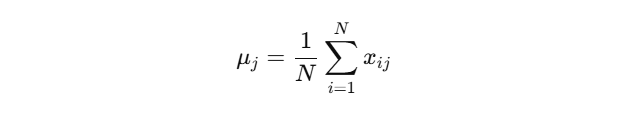
#> input picture Task_3/equations/Screenshot 2025-04-16 140218.png, 638 x 121 px, found by its file name; its folder holds 4 pictures in this run
$ jupyter execute --allow-errors MainHassan.ipynb
#> lines starting #> are read from the running program, lines starting #| are printed output that depends on the picture
# Speaker Recognition with Naïve Bayes and Bagging Ensemble
This notebook performs speaker recognition using audio data from two speakers: **George** and **Jackson**. It includes:
- Audio preprocessing using `librosa`
- Feature extraction (MFCCs, Spectral Rolloff, ZCR)
- Implementation of a **Naïve Bayes classifier from scratch**
- Evaluation against `scikit-learn`'s `GaussianNB`
- Implementation of **Bagging Ensemble** with Naïve Bayes and Logistic Regression

# Import Libraries

[cell 1]
import os
import librosa
import numpy as np
import pandas as pd
import librosa.effects
from sklearn.model_selection import train_test_split
from sklearn.naive_bayes import GaussianNB
from sklearn.metrics import accuracy_score, precision_score, recall_score, f1_score
from sklearn.linear_model import LogisticRegression
from sklearn.utils import resample
from collections import Counter
from sklearn.naive_bayes import GaussianNB

[cell 2]
george_folder = '/Users/mac/Desktop/Projects/Supervised Third Year/Task_3/george'
jackson_folder = '/Users/mac/Desktop/Projects/Supervised Third Year/Task_3/jackson'

# Audio Preprocessing

[cell 3]
import librosa
import librosa.display
import noisereduce as nr

# [14 lines left out: function preprocess_audio, not called in this run]

# Feature Extraction

[cell 4]
import numpy as np
import librosa

# [25 lines left out: function extract_features, not called in this run]

# Load and Process Data

[cell 5]
data = []
labels = []


#> (the rest of this cell did not finish here and is left out)

#> (a cell that did not finish here is left out)

# Naïve Bayes Classifier from Scratch

[cell 7]
class NaïveBayes:
    def __init__(self):
        self.classes = None
        self.priors = {}
        self.mean_dict = {}
        self.std_dict = {}

    def mean(self,X):
        return np.sum(X,axis=0) / X.shape[0]

    def std(self,X,mean):
        return np.sum((X-mean)**2, axis=0) / X.shape[0]

    # [10 lines left out: function fit, not called in this run]

    def gaussian_probability(self, X, mean, var):
        exponent = np.exp(-((X-mean)**2 )/ (2*var))
        return (1/np.sqrt(2*np.pi*var))*exponent

    def predict(self,X):
        X = np.array(X, dtype=np.float64)
        return np.array([self.predict_single(x) for x in X])

    # [34 lines left out: functions predict_single, evaluate, not called in this run]

[cell 8]
import os
import matplotlib.pyplot as plt
from PIL import Image

# Folder containing your screenshots
folder_path = "/Users/mac/Desktop/Projects/Supervised Third Year/Task_3/equations"  # change to your folder name

# Load image files
image_files = sorted([f for f in os.listdir(folder_path) if f.endswith(('.png', '.jpg', '.jpeg'))])

# Set target size for all images (width, height)
target_size = (400, 300)

# Adjust layout: rows and columns
num_images = len(image_files)
cols = 3  # change based on how many images you want per row
rows = (num_images + cols - 1) // cols

# Create the plot
fig, axes = plt.subplots(rows, cols, figsize=(15, 5 * rows))

# Flatten axes for easy iteration
axes = axes.flatten()

for i, img_file in enumerate(image_files):
    img_path = os.path.join(folder_path, img_file)
    img = Image.open(img_path)
#> img is the input picture: PIL image 638x121 RGBA; mean R, G, B, A 252.9, 252.9, 252.9, 255
    axes[i].imshow(img)
    axes[i].axis("off")
    axes[i].set_title(f"Image {i+1}")

# Hide unused subplots
for j in range(i + 1, len(axes)):
    axes[j].axis('off')
#> this loop made 2 passes
#> j on passes 1 to 2: 4, 5

plt.tight_layout()
plt.show()
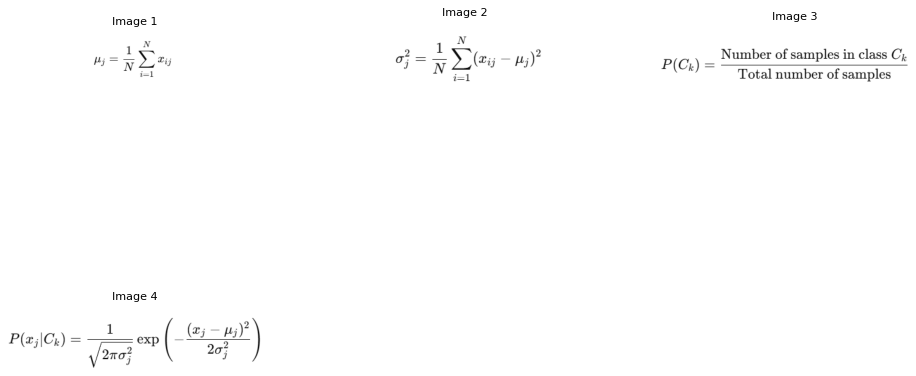
#> figure drawn by matplotlib, 4 panels
